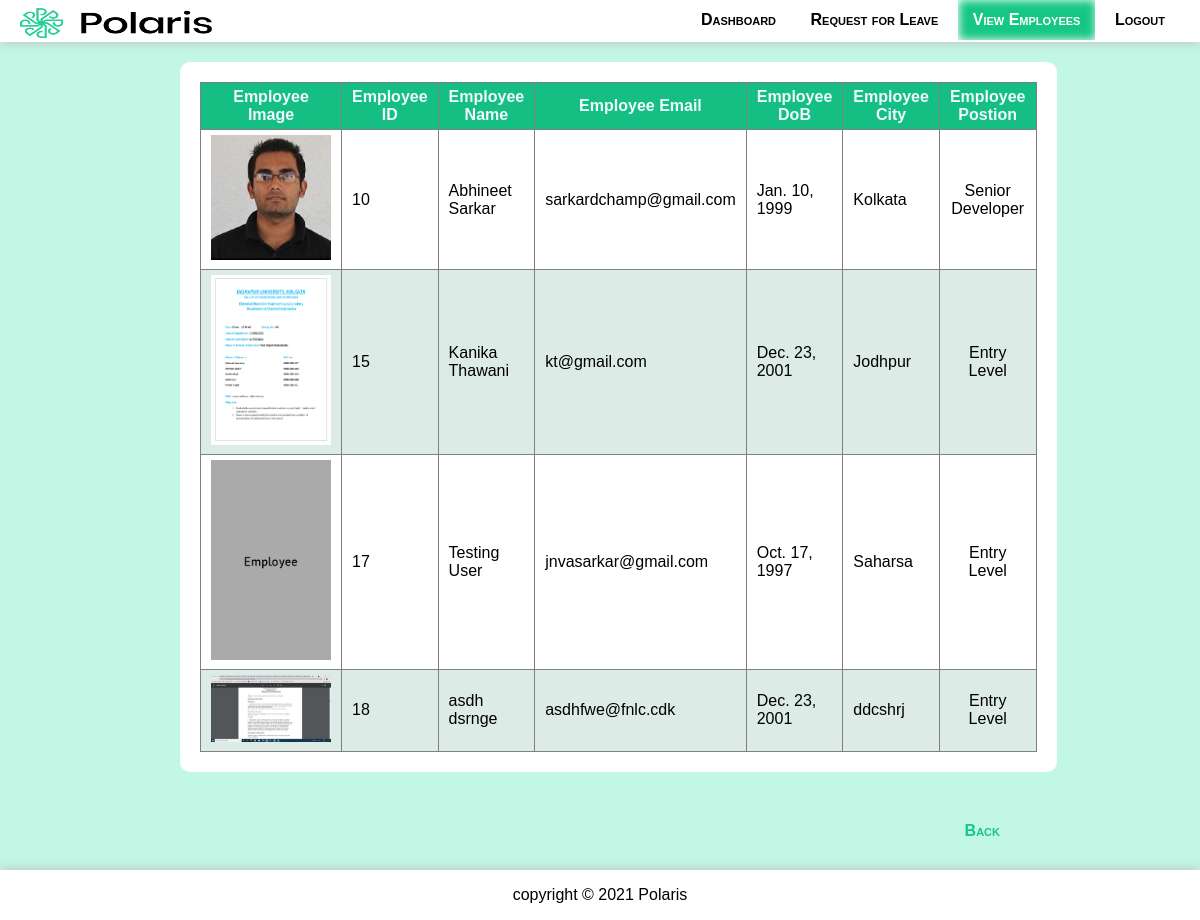
Page /viewEmployees (signed in) on the earlier database version.
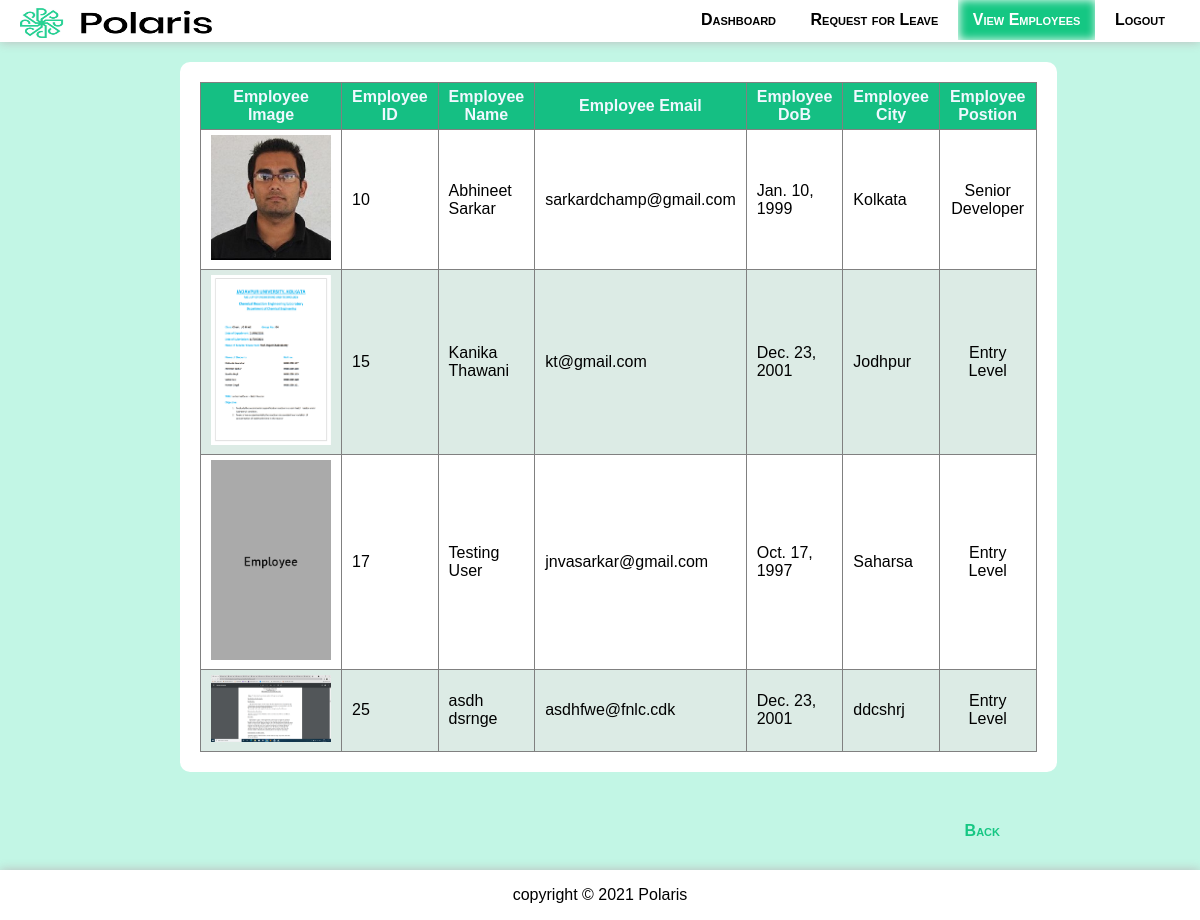
Same page on the later database version.
### employeeApp/models.py (models this page shows)
class Employee(models.Model):
    fname = models.CharField(max_length=30)
    lname = models.CharField(max_length=30)
    dob = models.DateField()
    email = models.EmailField()
    username = models.CharField(max_length=12)
    password = models.CharField(max_length=128)
    joining_date = models.DateField(editable=False, auto_now=True)
    city = models.CharField(max_length=70)
    rem_leaves = models.IntegerField(default=24)
    lop_leaves = models.IntegerField(default=0)
    is_admin = models.BooleanField(default=False)
    position = models.CharField(max_length=70, default='Entry Level')
    team = models.CharField(max_length=70, default='Not Allocated')
    current_project = models.CharField(max_length=128, default='Not Alotted')
    image = models.CharField(max_length=120)
    class Meta:
        db_table = "Employee"

### employeeApp/views.py (the view)
# urls.py: path('viewEmployees', views.viewEmployees, name='viewEmployees'),
def viewEmployees(request):
    result = Employee.objects.all()
    return render(request, 'view-employees.html', {'employees': result})

### EmployeeManagementSystem/template/view-employees.html (shortened to what this page needs)
{% extends "boilerplate.html" %}
    {% block menu %}
    {% if request.session.id is not None %}
            <a href="/dashboard">Dashboard</a>
        {% if request.session.admin %}
            <a href="/publishNotice">Publish Notice</a>
            <a href="/viewApplicants">New Applicants</a>
            <a href="/leaveRequests">New Requests</a>
        {% else %}
            <a href="/requestLeave">Request for Leave</a>
        {% endif %}
        <a href="#" class="active">View Employees</a>
        <a href="/logout">Logout</a>
    {% else %}
        <a href="{% url 'login' %}">Login</a>
        <a href="{% url 'insert' %}">Register</a>
    {% endif %}
    {% endblock %}
    {% block content %}
    {% if request.session.id is not None %}
        <div class="table">
            <table>
                {% if employees %}
                <tr>
                    <th>Employee Image</th>
                    <th>Employee ID</th>
                    <th>Employee Name</th>
                    <th>Employee Email</th>
                    <th>Employee DoB</th>
                    <th>Employee City</th>
                    <th>Employee Postion</th>
                </tr>
                {% for employee in employees %}
                <tr>
                    <td><img src="/media/{{employee.image}}" alt="pic" width="120"></td>
                    <td>{{employee.id}}</td>
                    <td>{{employee.fname}} {{employee.lname}}</td>
                    <td>{{employee.email}}</td>
                    <td>{{employee.dob}}</td>
                    <td>{{employee.city}}</td>
                    <td>{{employee.position}}</td>
                </tr>
                {% endfor %}
                {% else %}
                <h2>No Data Found</h2>
                {% endif %}
            </table>
        </div>
    {% else %}
        <h3 class="error">Unauthorized! Access Denied, Please Log In.</h3>
    {% endif %}
    {% endblock %}
    {% block bottomLinks %}
    <a href="javascript:history.back()">Back</a>
    {% endblock %}

Differences in the rows shown:
removed Employee: image (picture), id "18", fname "asdh", lname "dsrnge", email "asdhfwe@fnlc.cdk", dob "Dec. 23, 2001", city "ddcshrj", position "Entry Level"
added Employee: image (picture), id "25", fname "asdh", lname "dsrnge", email "asdhfwe@fnlc.cdk", dob "Dec. 23, 2001", city "ddcshrj", position "Entry Level"
